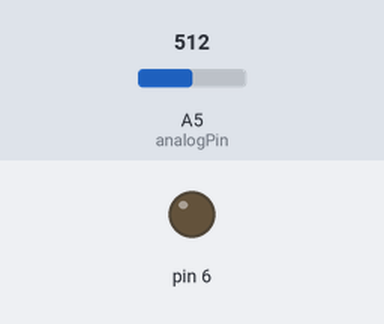
The sketch below on a simulated Arduino Uno, built with avr-gcc and run on an emulated ATmega328P. On the bench: output pins drawn as LEDs (lit = HIGH). Inputs (shaded band) come from the test bench; at power-on: A5 (analogPin) = 512.

Above: at 1.2 s.
1.3 s: A5 (analogPin) set to 716
At 2.5 s:
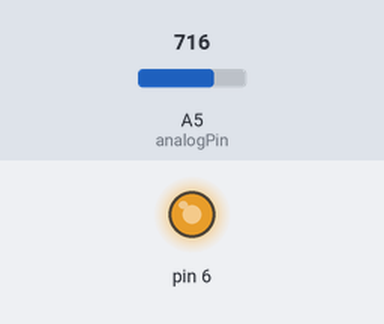
2.8 s: A5 (analogPin) set to 900
At 3.7 s:
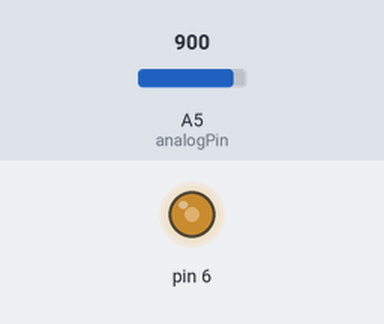
4.3 s: A5 (analogPin) set to 306
At 4.8 s:
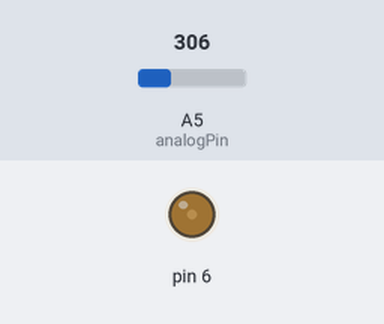
Timing chart, 0 to 7.3 s (numbered marks = the images above; inputs shaded):
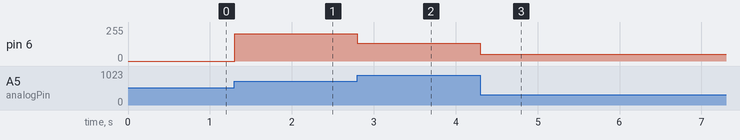

The sketch:

Audio.ino
```cpp
int analogPin = 5;     // potentiometer wiper (middle terminal) connected to analog pin 3
                       // outside leads to ground and +5V
int val = 0;           // variable to store the value read
int valreal = 0;
int valpre = 0;
int maxval = 0;
void setup()
{
  //Serial.begin(9600);          //  setup serial
}

void loop()
{
  valreal = analogRead(analogPin);    // read the input pin
  val = (valreal*2+valpre)/3;
  valpre=valreal;

  if (val > maxval)
    maxval=(val+maxval)/2;
  //Serial.println(val);
  map(val,0,maxval,0,100);
  if (val<50)
    val=0;

  //analogWrite(11,val);
  //analogWrite(9,val);
  analogWrite(6,val);
}
```

Measured:
- after the input at 1.3 s, pin 6: 0/255 → 204/255 at once
- after the input at 2.8 s, pin 6: 204/255 → 132/255 at once
- after the input at 4.3 s, pin 6: 132/255 → 50/255 at once
